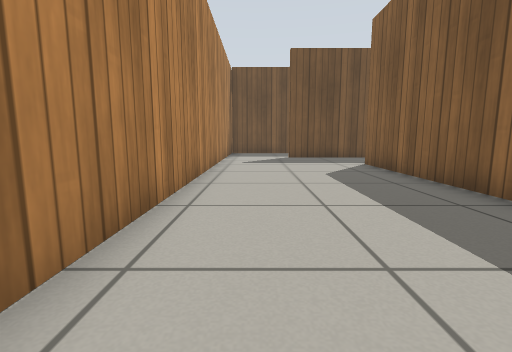
view 1 (above)

22 first-person views from a walk through a robot-simulator world made for Gazebo. The camera is 0.5 m above the floor, tilts 8° down and sees 85° across. The floor is counted in squares, 0.5 m on a side. Each view is taken from the middle of a square. On the plan, view 1 faces up. The plan holds only what a view shows up to about 11 squares ahead; the rest is blank. The place goes on beyond the plan. Simple patterns stand in for the simulator's built-in surfaces.

view 2
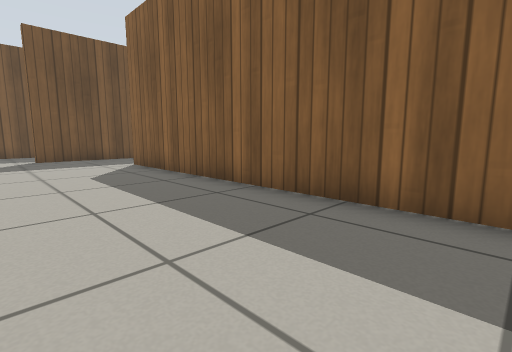

view 3
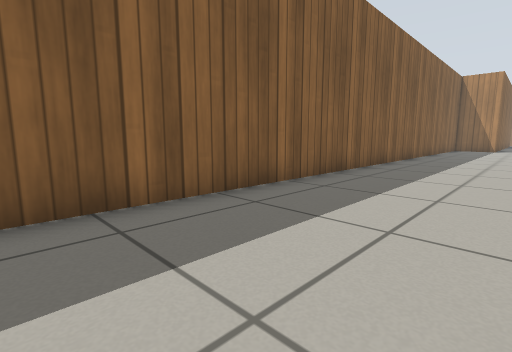

view 4
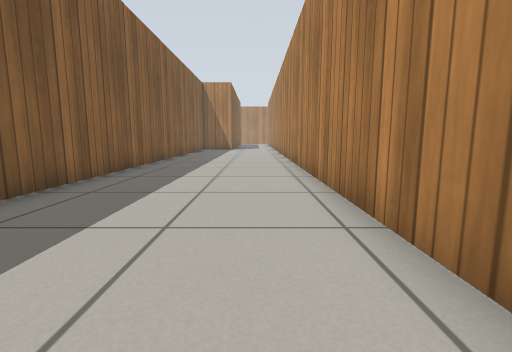

view 5
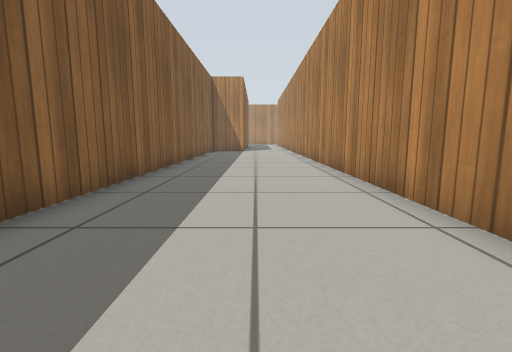

view 6
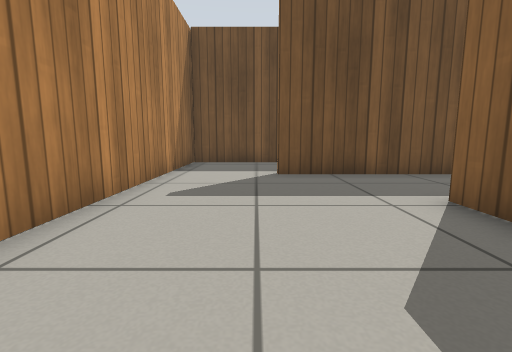

view 7
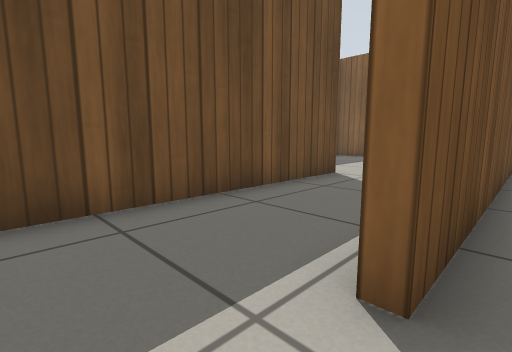

view 8
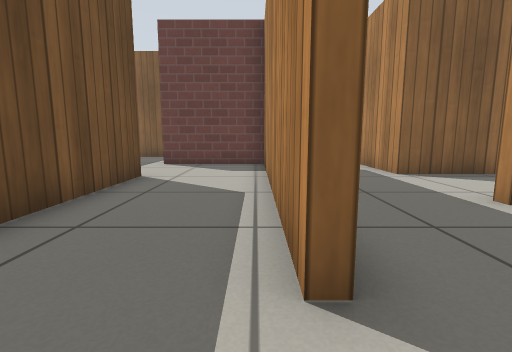

view 9
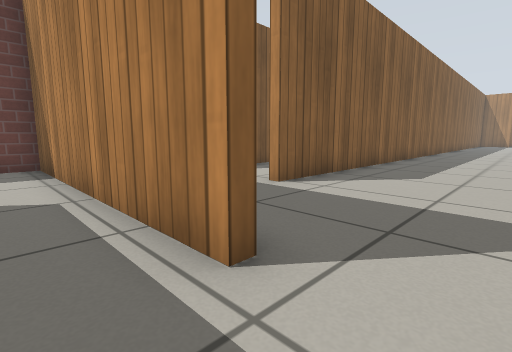

view 10
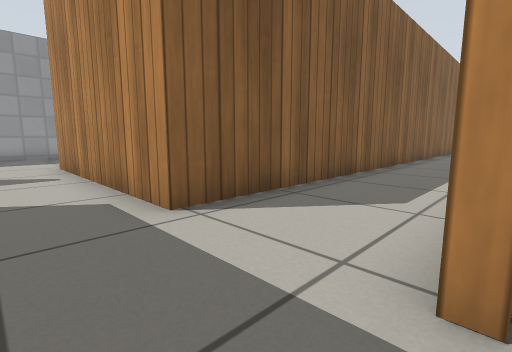

view 11
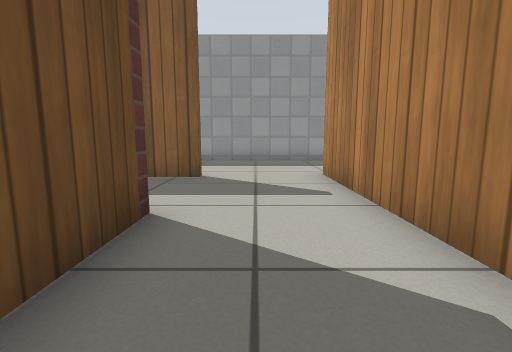

view 12
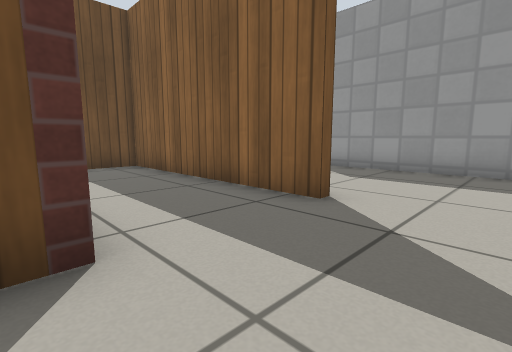

view 13
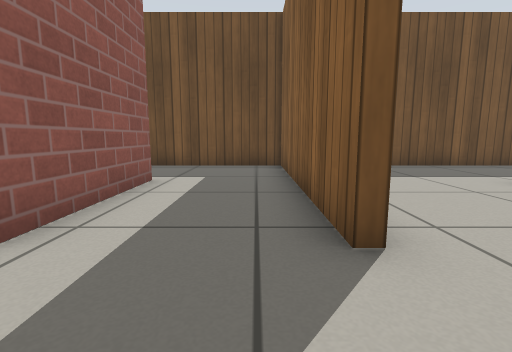

view 14
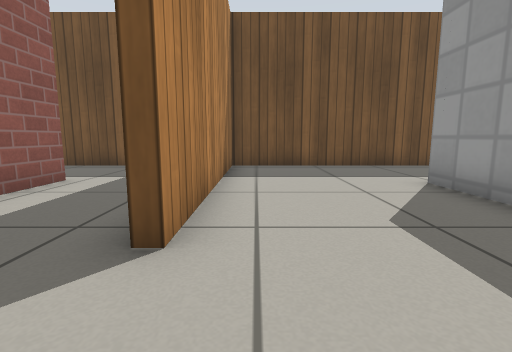

view 15
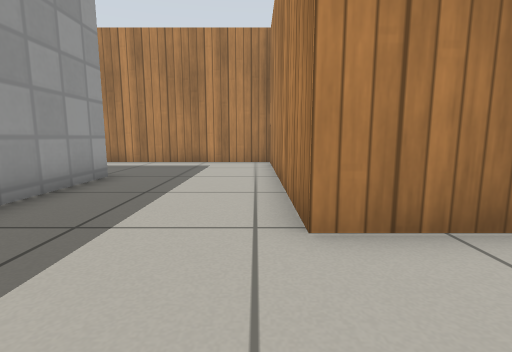

view 16
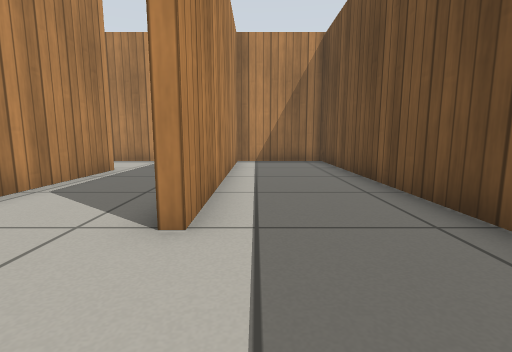

view 17
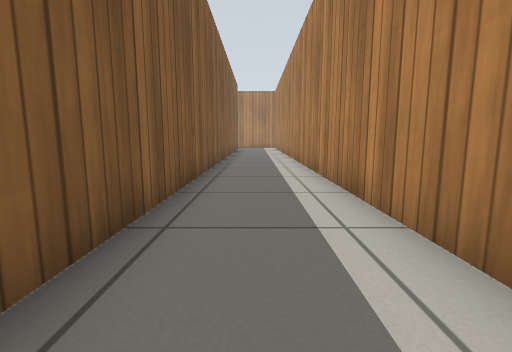

view 18
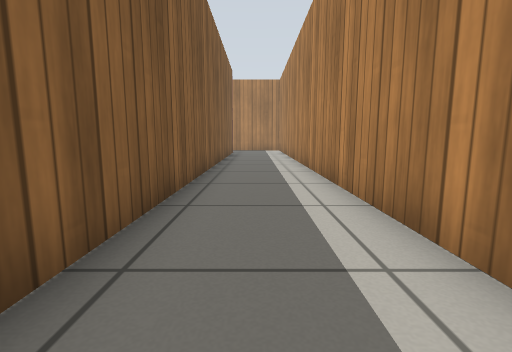

view 19
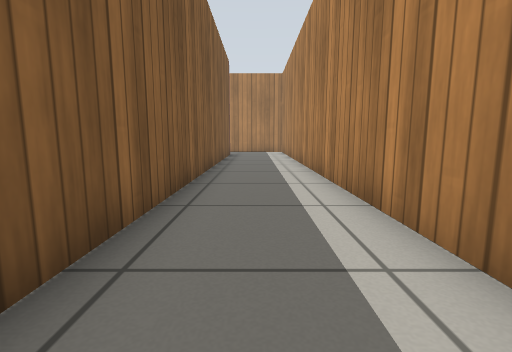

view 20
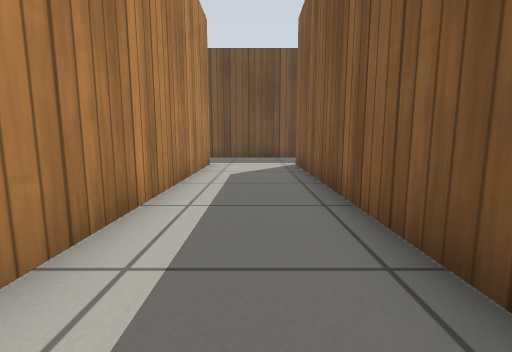

view 21
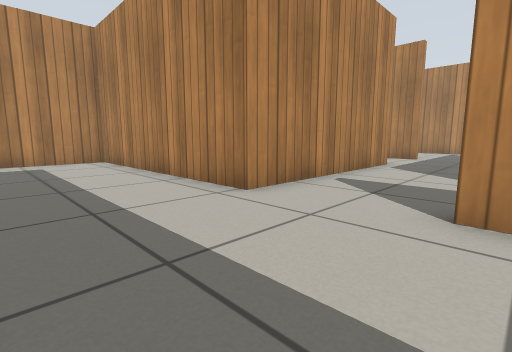

view 22
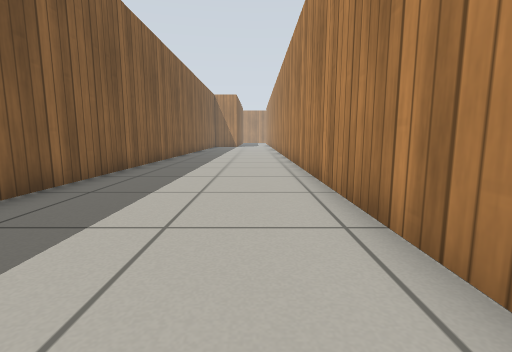

### Floor plan
Ten units are one square. View 1 is at (0, 0); x grows to the right and y downward. Boxes are objects, and circles mark ways between rooms. Rooms are numbered by the first view taken in them; rooms with no view inside come last. Other rooms are left out.
<svg viewBox="-20 -212 220 342">
<path fill="none" stroke="#000" d="M40 125 40 -104M-15 -125 -15 124M45 -134 15 -134M15 -137 103 -137 103 -175M71 -169 -15 -169M-15 -170 -15 -125M43 -104 43 125M142 -134 139 -134 139 -207 114 -207M106 -175 106 -134 45 -134M74 125 74 -102 144 -102M187 -105 187 -171M144 -102 144 -20 195 -20M187 -60 187 -90M195 -207 142 -207 142 -134M-13 -172 71 -172M114 -207 -15 -207 -15 -170"/>
<circle cx="5" cy="-135" r="3" fill="#2a7"/>
<circle cx="40" cy="-115" r="3" fill="#2a7"/>
<circle cx="85" cy="-170" r="3" fill="#2a7"/>
<circle cx="140" cy="-120" r="3" fill="#2a7"/>
<circle cx="105" cy="-190" r="3" fill="#2a7"/>
<text x="20" y="0">1</text>
<text x="40" y="-150">2</text>
<text x="60" y="-60">3</text>
<text x="170" y="-120">4</text>
<text x="50" y="-190">5</text>
</svg>
Room 1 opens to room 2. Room 1 opens to room 3. Room 2 opens to room 5. Room 3 opens to room 4. Room 3 opens to room 5.

Where each view was taken, in squares from view 1:
view 1: 0 up, 0 right, facing up
view 2: 0 up, 0 right, facing up-right
view 3: 3 up, 0 right, facing down-right
view 4: 1 up, 0 right, facing down
view 5: 1 down, 1 right, facing down
view 6: 6 up, 1 right, facing up
view 7: 13 up, 0 right, facing up-right
view 8: 14 up, 0 right, facing right
view 9: 15 up, 0 right, facing down-right
view 10: 12 up, 4 right, facing down-right
view 11: 12 up, 7 right, facing right
view 12: 11 up, 10 right, facing up-right
view 13: 11 up, 13 right, facing up
view 14: 11 up, 15 right, facing up
view 15: 13 up, 15 right, facing down
view 16: 18 up, 10 right, facing left
view 17: 5 up, 6 right, facing down
view 18: 0 up, 6 right, facing down
view 19: 2 down, 6 right, facing down
view 20: 0 up, 6 right, facing up
view 21: 14 up, 18 right, facing down-left
view 22: 7 up, 0 right, facing down
